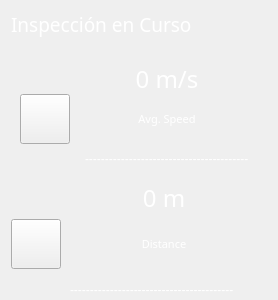
                       <widget class="QFrame" name="verticalFrame_23">
                        <property name="minimumSize">
                         <size>
                          <width>0</width>
                          <height>300</height>
                         </size>
                        </property>
                        <property name="maximumSize">
                         <size>
                          <width>300</width>
                          <height>300</height>
                         </size>
                        </property>
                        <layout class="QVBoxLayout" name="verticalLayout_76">
                         <item>
                          <widget class="QLabel" name="label_44">
                           <property name="maximumSize">
                            <size>
                             <width>16777215</width>
                             <height>40</height>
                            </size>
                           </property>
                           <property name="font">
                            <font>
                             <family>Segoe UI Variable</family>
                             <pointsize>14</pointsize>
                             <weight>50</weight>
                             <bold>false</bold>
                            </font>
                           </property>
                           <property name="styleSheet">
                            <string notr="true">color: rgb(255, 255, 255)</string>
                           </property>
                           <property name="text">
                            <string>Inspección en Curso</string>
                           </property>
                           <property name="alignment">
                            <set>Qt::AlignLeading|Qt::AlignLeft|Qt::AlignVCenter</set>
                           </property>
                          </widget>
                         </item>
                         <item>
                          <widget class="QFrame" name="horizontalFrame_60">
                           <property name="minimumSize">
                            <size>
                             <width>0</width>
                             <height>150</height>
                            </size>
                           </property>
                           <property name="maximumSize">
                            <size>
                             <width>16777215</width>
                             <height>150</height>
                            </size>
                           </property>
                           <layout class="QHBoxLayout" name="horizontalLayout_104">
                            <item>
                             <widget class="QPushButton" name="btn_document_13">
                              <property name="minimumSize">
                               <size>
                                <width>50</width>
                                <height>50</height>
                               </size>
                              </property>
                              <property name="maximumSize">
                               <size>
                                <width>50</width>
                                <height>50</height>
                               </size>
                              </property>
                              <property name="font">
                               <font>
                                <pointsize>10</pointsize>
                                <weight>75</weight>
                                <bold>true</bold>
                               </font>
                              </property>
                              <property name="styleSheet">
                               <string notr="true"/>
                              </property>
                              <property name="text">
                               <string/>
                              </property>
                              <property name="icon">
                               <iconset>
                                <normaloff>iconos/SpeedInd.svg</normaloff>iconos/SpeedInd.svg</iconset>
                              </property>
                              <property name="iconSize">
                               <size>
                                <width>45</width>
                                <height>45</height>
                               </size>
                              </property>
                             </widget>
                            </item>
                            <item>
                             <widget class="QFrame" name="verticalFrame_24">
                              <layout class="QVBoxLayout" name="verticalLayout_77">
                               <item>
                                <widget class="QLabel" name="label_48">
                                 <property name="font">
                                  <font>
                                   <family>Segoe UI Variable</family>
                                   <pointsize>18</pointsize>
                                  </font>
                                 </property>
                                 <property name="styleSheet">
                                  <string notr="true">color:rgb(255, 255, 255)</string>
                                 </property>
                                 <property name="text">
                                  <string>0 m/s</string>
                                 </property>
                                 <property name="alignment">
                                  <set>Qt::AlignCenter</set>
                                 </property>
                                </widget>
                               </item>
                               <item>
                                <widget class="QLabel" name="label_50">
                                 <property name="font">
                                  <font>
                                   <family>Segoe UI Variable</family>
                                   <pointsize>8</pointsize>
                                  </font>
                                 </property>
                                 <property name="styleSheet">
                                  <string notr="true">color:rgb(255, 255, 255)</string>
                                 </property>
                                 <property name="text">
                                  <string>Avg. Speed</string>
                                 </property>
                                 <property name="alignment">
                                  <set>Qt::AlignCenter</set>
                                 </property>
                                </widget>
                               </item>
                               <item>
                                <widget class="QLabel" name="label_51">
                                 <property name="font">
                                  <font>
                                   <pointsize>9</pointsize>
                                  </font>
                                 </property>
                                 <property name="styleSheet">
                                  <string notr="true">color: white</string>
                                 </property>
                                 <property name="text">
                                  <string>-----------------------------------------</string>
                                 </property>
                                </widget>
                               </item>
                              </layout>
                             </widget>
                            </item>
                           </layout>
                          </widget>
                         </item>
                         <item>
                          <widget class="QFrame" name="horizontalFrame_61">
                           <property name="minimumSize">
                            <size>
                             <width>0</width>
                             <height>150</height>
                            </size>
                           </property>
                           <property name="maximumSize">
                            <size>
                             <width>16777215</width>
                             <height>150</height>
                            </size>
                           </property>
                           <layout class="QHBoxLayout" name="horizontalLayout_105">
                            <property name="spacing">
                             <number>0</number>
                            </property>
                            <property name="leftMargin">
                             <number>0</number>
                            </property>
                            <property name="topMargin">
                             <number>0</number>
                            </property>
                            <property name="rightMargin">
                             <number>0</number>
                            </property>
                            <property name="bottomMargin">
                             <number>0</number>
                            </property>
                            <item>
                             <widget class="QPushButton" name="btn_document_14">
                              <property name="minimumSize">
                               <size>
                                <width>50</width>
                                <height>50</height>
                               </size>
                              </property>
                              <property name="maximumSize">
                               <size>
                                <width>50</width>
                                <height>50</height>
                               </size>
                              </property>
                              <property name="font">
                               <font>
                                <pointsize>10</pointsize>
                                <weight>75</weight>
                                <bold>true</bold>
                               </font>
                              </property>
                              <property name="styleSheet">
                               <string notr="true"/>
                              </property>
                              <property name="text">
                               <string/>
                              </property>
                              <property name="icon">
                               <iconset>
                                <normaloff>iconos/Recorrido.svg</normaloff>iconos/Recorrido.svg</iconset>
                              </property>
                              <property name="iconSize">
                               <size>
                                <width>45</width>
                                <height>45</height>
                               </size>
                              </property>
                             </widget>
                            </item>
                            <item>
                             <widget class="QFrame" name="verticalFrame_25">
                              <layout class="QVBoxLayout" name="verticalLayout_78">
                               <item>
                                <widget class="QLabel" name="label_52">
                                 <property name="font">
                                  <font>
                                   <family>Segoe UI Variable</family>
                                   <pointsize>18</pointsize>
                                  </font>
                                 </property>
                                 <property name="styleSheet">
                                  <string notr="true">color:rgb(255, 255, 255)</string>
                                 </property>
                                 <property name="text">
                                  <string>0 m</string>
                                 </property>
                                 <property name="alignment">
                                  <set>Qt::AlignCenter</set>
                                 </property>
                                </widget>
                               </item>
                               <item>
                                <widget class="QLabel" name="label_53">
                                 <property name="font">
                                  <font>
                                   <family>Segoe UI Variable</family>
                                   <pointsize>8</pointsize>
                                  </font>
                                 </property>
                                 <property name="styleSheet">
                                  <string notr="true">color:rgb(255, 255, 255)</string>
                                 </property>
                                 <property name="text">
                                  <string>Distance</string>
                                 </property>
                                 <property name="alignment">
                                  <set>Qt::AlignCenter</set>
                                 </property>
                                </widget>
                               </item>
                               <item>
                                <widget class="QLabel" name="label_54">
                                 <property name="font">
                                  <font>
                                   <pointsize>9</pointsize>
                                  </font>
                                 </property>
                                 <property name="styleSheet">
                                  <string notr="true">color: white</string>
                                 </property>
                                 <property name="text">
                                  <string>-----------------------------------------</string>
                                 </property>
                                </widget>
                               </item>
                              </layout>
                             </widget>
                            </item>
                           </layout>
                          </widget>
                         </item>
                        </layout>
                       </widget>
